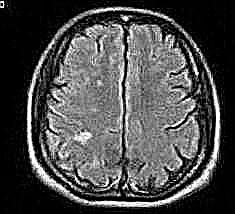
#> input picture Brain_Tumor/Training/notumor/Tr-no_0912.jpg, 235 x 214 px; its folder holds only this picture in this run
$ jupyter execute Preprocessing_saving.ipynb
#> lines starting #> are read from the running program, lines starting #| are printed output that depends on the picture
[cell 1]
import os
import cv2
import numpy as np
import shutil
import time

[cell 2]
# Paths for training and processed images
train_path = 'Brain_Tumor/Training'
processed_path = 'Brain_Tumor/Processed'
npz_filename = 'training_data.npz'

[cell 3]
# Define the target image size
img_size = (150, 150)

# Start timing
start_time = time.time()

# Ensure the processed folder exists
if not os.path.exists(processed_path):
    os.makedirs(processed_path)

categories = os.listdir(train_path)

[cell 4]
# Lists to store images and labels
images_list = []
labels_list = []

[cell 5]
# Loop through each category folder and process images
for category in categories:
    sub_dir_path = os.path.join(train_path, category)
    images = os.listdir(sub_dir_path)
    for img in images:
        img_path = os.path.join(sub_dir_path, img)

        # Read the image in grayscale and resize it
        img_array = cv2.imread(img_path, cv2.IMREAD_GRAYSCALE)
#> img_array is the input picture: shape (214, 235); min 0, max 255, mean 74.6
        if img_array is None:
            print(f"Warning: Could not read {img_path}")
            continue

        img_resize = cv2.resize(img_array, img_size)
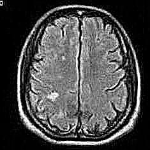
#> img_resize: shape (150, 150); min 0, max 255, mean 74.4

        # Append to lists
        images_list.append(img_resize)
        labels_list.append(categories.index(category))

        # Move the processed image to the processed folder (preserving category structure)
        dest_category_dir = os.path.join(processed_path, category)
        if not os.path.exists(dest_category_dir):
            os.makedirs(dest_category_dir)
        shutil.move(img_path, os.path.join(dest_category_dir, img))

    print(f'Processed category: {category}')
#> pass 2 of the loop `for category in categories:`:
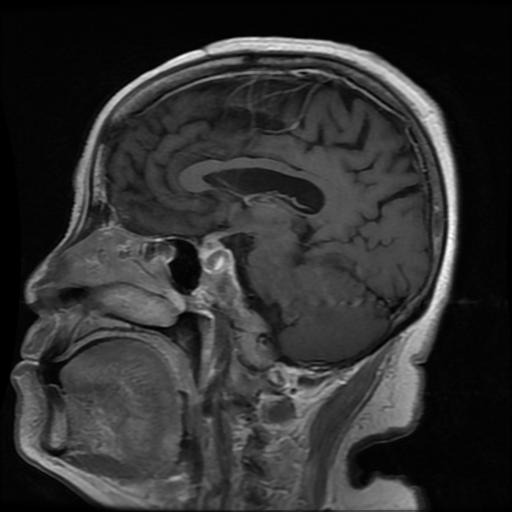
#> input picture Brain_Tumor/Training/pituitary/Tr-pi_0086.jpg, 512 x 512 px
#> img_array is the input picture: shape (512, 512); min 0, max 255, mean 48.7
#> `img_resize = cv2.resize(img_array, img_size)`:
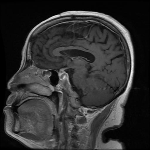
#> img_resize: shape (150, 150); min 0, max 247, mean 48.6

# Convert lists to NumPy arrays
images_array = np.array(images_list, dtype='uint8')
labels_array = np.array(labels_list, dtype='int')

# Save to .npz file
np.savez_compressed(npz_filename, images=images_array, labels=labels_array)

# End timing
end_time = time.time()
total_time = end_time - start_time

print("All images processed and stored in NPZ.")
print(f"Total time taken: {total_time:.2f} seconds")
